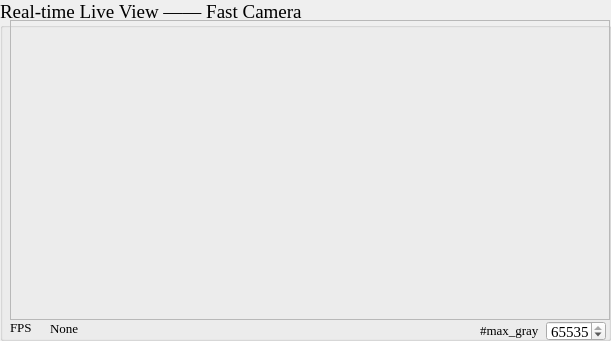
  <widget class="QGroupBox" name="grp_realTimeLiveView">
   <property name="geometry">
    <rect>
     <x>310</x>
     <y>210</y>
     <width>611</width>
     <height>341</height>
    </rect>
   </property>
   <property name="sizePolicy">
    <sizepolicy hsizetype="Preferred" vsizetype="Preferred">
     <horstretch>0</horstretch>
     <verstretch>0</verstretch>
    </sizepolicy>
   </property>
   <property name="minimumSize">
    <size>
     <width>100</width>
     <height>100</height>
    </size>
   </property>
   <property name="maximumSize">
    <size>
     <width>999</width>
     <height>999</height>
    </size>
   </property>
   <property name="font">
    <font>
     <family>Times New Roman</family>
     <pointsize>14</pointsize>
     <weight>50</weight>
     <bold>false</bold>
    </font>
   </property>
   <property name="title">
    <string>Real-time Live View —— Fast Camera</string>
   </property>
   <widget class="QLabel" name="lb_cameraView">
    <property name="geometry">
     <rect>
      <x>10</x>
      <y>20</y>
      <width>600</width>
      <height>300</height>
     </rect>
    </property>
    <property name="minimumSize">
     <size>
      <width>600</width>
      <height>300</height>
     </size>
    </property>
    <property name="maximumSize">
     <size>
      <width>600</width>
      <height>300</height>
     </size>
    </property>
    <property name="font">
     <font>
      <family>Times New Roman</family>
      <pointsize>14</pointsize>
      <weight>50</weight>
      <bold>false</bold>
     </font>
    </property>
    <property name="frameShape">
     <enum>QFrame::StyledPanel</enum>
    </property>
    <property name="text">
     <string/>
    </property>
   </widget>
   <widget class="QLabel" name="lb_FPSshow">
    <property name="geometry">
     <rect>
      <x>50</x>
      <y>320</y>
      <width>50</width>
      <height>16</height>
     </rect>
    </property>
    <property name="minimumSize">
     <size>
      <width>50</width>
      <height>15</height>
     </size>
    </property>
    <property name="maximumSize">
     <size>
      <width>50</width>
      <height>20</height>
     </size>
    </property>
    <property name="font">
     <font>
      <family>Times New Roman</family>
      <pointsize>10</pointsize>
      <weight>50</weight>
      <bold>false</bold>
     </font>
    </property>
    <property name="text">
     <string>None</string>
    </property>
   </widget>
   <widget class="QLabel" name="lb_FPSshow_3">
    <property name="geometry">
     <rect>
      <x>10</x>
      <y>320</y>
      <width>30</width>
      <height>15</height>
     </rect>
    </property>
    <property name="minimumSize">
     <size>
      <width>30</width>
      <height>15</height>
     </size>
    </property>
    <property name="maximumSize">
     <size>
      <width>30</width>
      <height>15</height>
     </size>
    </property>
    <property name="font">
     <font>
      <family>Times New Roman</family>
      <pointsize>10</pointsize>
      <weight>50</weight>
      <bold>false</bold>
     </font>
    </property>
    <property name="text">
     <string>FPS</string>
    </property>
   </widget>
   <widget class="QWidget" name="layoutWidget">
    <property name="geometry">
     <rect>
      <x>480</x>
      <y>320</y>
      <width>128</width>
      <height>22</height>
     </rect>
    </property>
    <layout class="QGridLayout" name="gridLayout_35">
     <item row="0" column="0">
      <widget class="QLabel" name="label_80">
       <property name="sizePolicy">
        <sizepolicy hsizetype="Preferred" vsizetype="Preferred">
         <horstretch>0</horstretch>
         <verstretch>0</verstretch>
        </sizepolicy>
       </property>
       <property name="minimumSize">
        <size>
         <width>60</width>
         <height>15</height>
        </size>
       </property>
       <property name="maximumSize">
        <size>
         <width>60</width>
         <height>15</height>
        </size>
       </property>
       <property name="font">
        <font>
         <family>Times New Roman</family>
         <pointsize>10</pointsize>
         <weight>50</weight>
         <bold>false</bold>
        </font>
       </property>
       <property name="text">
        <string>#max_gray</string>
       </property>
      </widget>
     </item>
     <item row="0" column="1">
      <widget class="QSpinBox" name="spb_fastCamera_displayGray_max">
       <property name="sizePolicy">
        <sizepolicy hsizetype="Fixed" vsizetype="Fixed">
         <horstretch>0</horstretch>
         <verstretch>0</verstretch>
        </sizepolicy>
       </property>
       <property name="minimumSize">
        <size>
         <width>60</width>
         <height>20</height>
        </size>
       </property>
       <property name="maximumSize">
        <size>
         <width>60</width>
         <height>20</height>
        </size>
       </property>
       <property name="font">
        <font>
         <family>Times New Roman</family>
         <pointsize>11</pointsize>
         <weight>50</weight>
         <bold>false</bold>
        </font>
       </property>
       <property name="minimum">
        <number>1</number>
       </property>
       <property name="maximum">
        <number>65535</number>
       </property>
       <property name="singleStep">
        <number>100</number>
       </property>
       <property name="value">
        <number>65535</number>
       </property>
      </widget>
     </item>
    </layout>
   </widget>
   <zorder>layoutWidget</zorder>
   <zorder>lb_FPSshow</zorder>
   <zorder>lb_FPSshow_3</zorder>
   <zorder>lb_cameraView</zorder>
  </widget>
